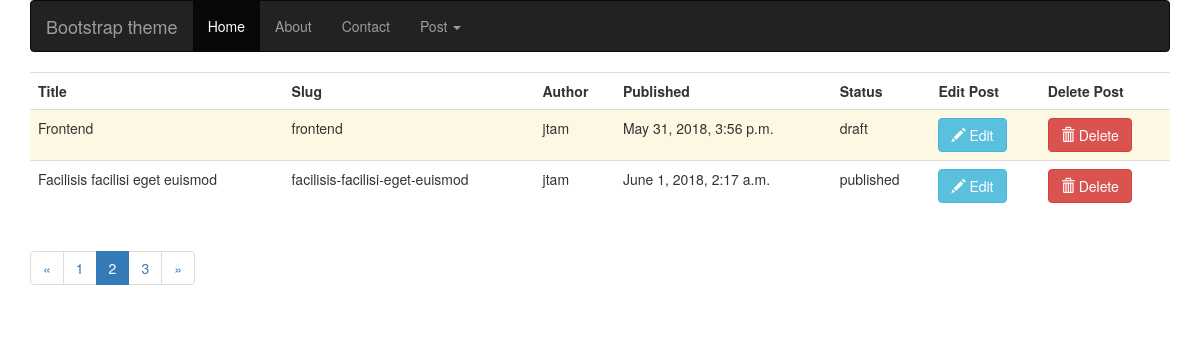
The page /blog/backend/post/?page=2 on the database as committed earlier.
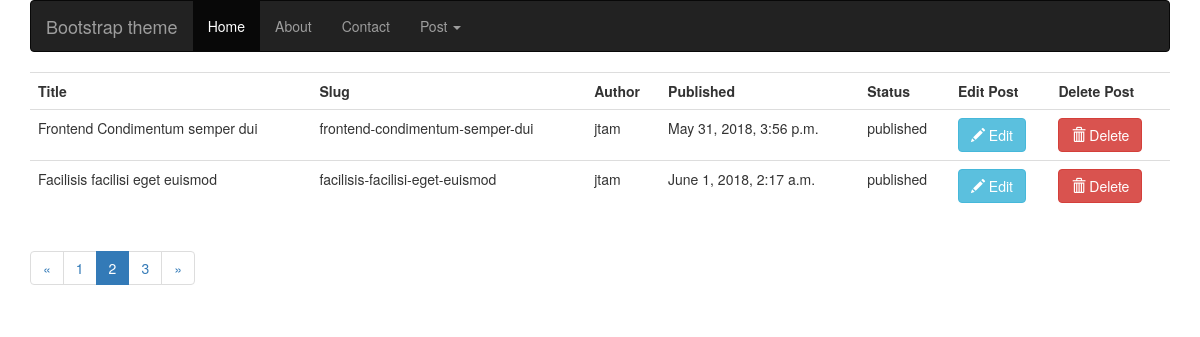
The same page on the database as committed later.
### blog/models.py (models this page shows, shortened)
class Post(models.Model):
	STATUS_CHOICES = (
			('draft','Draft'),
			('published','Published'),
		)
	title = models.CharField(max_length=250)
	category = models.ForeignKey(Category)
	slug = models.SlugField(max_length=250, unique=True)
	content = models.TextField()
	seo_title = models.CharField(max_length=250)
	seo_descripttion = models.CharField(max_length=160)
	author = models.ForeignKey(User, related_name='blog_posts')
	published = models.DateTimeField(default=timezone.now)
	created = models.DateTimeField(auto_now_add=True)
	updated = models.DateTimeField(auto_now=True)
	status = models.CharField(max_length=9, choices=STATUS_CHOICES, default='draft')

### blog/views.py (the view)
def list_of_posts_backend(request):
	posts = Post.objects.all()
	paginator = Paginator(posts, 2)
	page = request.GET.get('page')
	try:
		posts = paginator.page(page)
	except PageNotAnInteger:
		posts = paginator.page(1)
	except EmptyPage:
		posts = paginator.paginator(paginator.num_pages)
	template = 'blog/backend/list_of_posts_backend.html'
	context = {'posts':posts, 'page': page}
	return render(request, template, context)

### blog/templates/blog/backend/list_of_posts_backend.html (shortened to what this page needs)
{% extends "blog/base.html" %}
{% block content %}
<div class="table-responsive">
	<table class="table table-hovered">
		<tr>
			<th>Title</th>
			<th>Slug</th>
			<th>Author</th>
			<th>Published</th>
			<th>Status</th>
			<th>Edit Post</th>
			<th>Delete Post</th>
		</tr>
		{% for post in posts %}
			{% if post.status == 'draft' %}
				<tr class="warning">
			{% else %}
				<tr>
			{% endif %}
					<td>{{post.title}}</td>
					<td>{{post.slug}}</td>
					<td>{{post.author}}</td>
					<td>{{post.published}}</td>
					<td>{{post.status}}</td>
					<td><a href="{% url 'blog:edit_post' slug=post.slug %}" class="btn btn-info"><span class="glyphicon glyphicon-pencil" aria-hidden="true"></span> Edit</a></td>
					<td><a href="{% url 'blog:delete_post' slug=post.slug %}" class="btn btn-danger"><span class="glyphicon glyphicon-trash" aria-hidden="true"></span> Delete</a></td>
				</tr>
		{% endfor %}
	</table>
	{% include 'blog/paginator.html' with page=posts %}
</div>
{% endblock content %}

### blog/templates/blog/base.html (shortened to what this page needs)
{% load static %}
<!DOCTYPE html>
<html lang="en">
<head>
	<link rel="stylesheet" href="{% static 'css/bootstrap.min.css' %}" type="text/css">
	<link rel="stylesheet" href="{% static 'css/ie10-viewport-bug-workaround.css' %}" type="text/css">
</head>
<body>
	<div class="container">
		{% include 'blog/frontend/navbar.html' %}
		{% block content %}
		{% endblock %}
	</div>
</body>
</html>

### blog/templates/blog/frontend/navbar.html (shortened to what this page needs)
{% block content %}
  <nav class="navbar navbar-inverse">
    <div class="container">
      <div class="navbar-header">
        <a class="navbar-brand" href="#">Bootstrap theme</a>
      </div>
      <div id="navbar" class="navbar-collapse collapse">
        <ul class="nav navbar-nav">
          <li class="active"><a href="#">Home</a></li>
          <li><a href="#about">About</a></li>
          <li><a href="#contact">Contact</a></li>
          <li class="dropdown">
            <a href="#" class="dropdown-toggle" data-toggle="dropdown" role="button" aria-haspopup="true" aria-expanded="false">Post <span class="caret"></span></a>
          </li>
        </ul>
      </div>
    </div>
  </nav>
{% endblock content %}

### blog/templates/blog/paginator.html
<nav aria-label="Page navigation">
	{% if page.has_other_pages %}
	    <ul class="pagination">
	    	{% if page.has_previous %}
	    	   <li><a href="?page={{page.previous_page_number}}" aria-label="Previous">&laquo;</a></li>
	    	 {% else %}
	    		<li class="disabled"><span>&laquo;</span></li>
	    	{% endif %}
	    	{% for pages in page.paginator.page_range %}
	    		{% if page.number == pages %}
	    			<li class="active"><span>{{pages}}<span class="sr-only">(current)</span></span></li>
	    		{% else %}
	    			<li><a href="?page={{pages}}">{{pages}}</a></li>
	    		{% endif %}
	    	{% endfor %}
	    	{% if page.has_next %}
    			<li><a href="?page={{page.next_page_number}}">&raquo;</a></li>
    		{% else %}
				<li class="disabled"><span>&raquo;</span></li>
	    	{% endif %}
	    </ul>
	{% endif %}
</nav>

Rows that differ between the two databases and show on the page:
changed Post: title "Frontend" → "Frontend Condimentum semper dui"; slug "frontend" → "frontend-condimentum-semper-dui"; status "draft" → "published"
